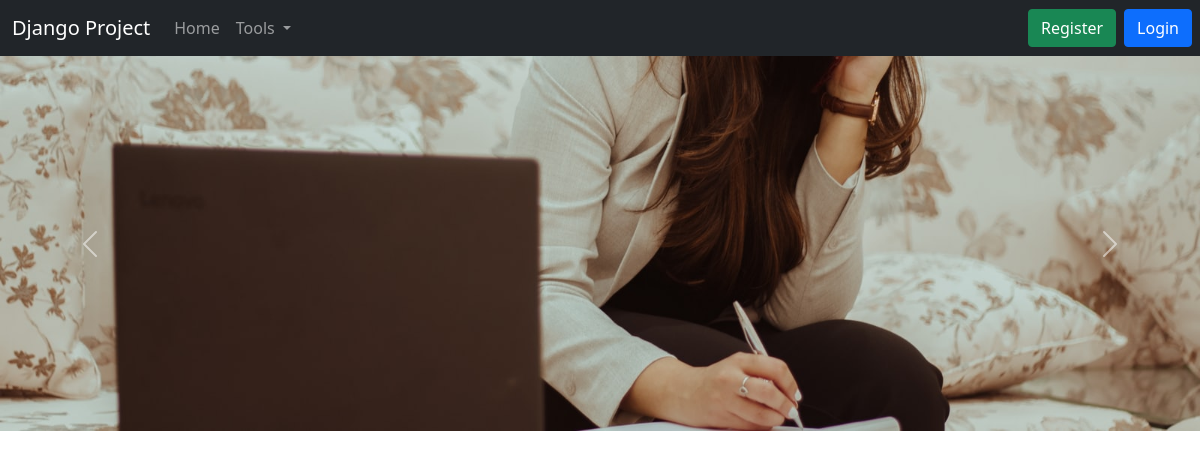
Before: / with the older database file.
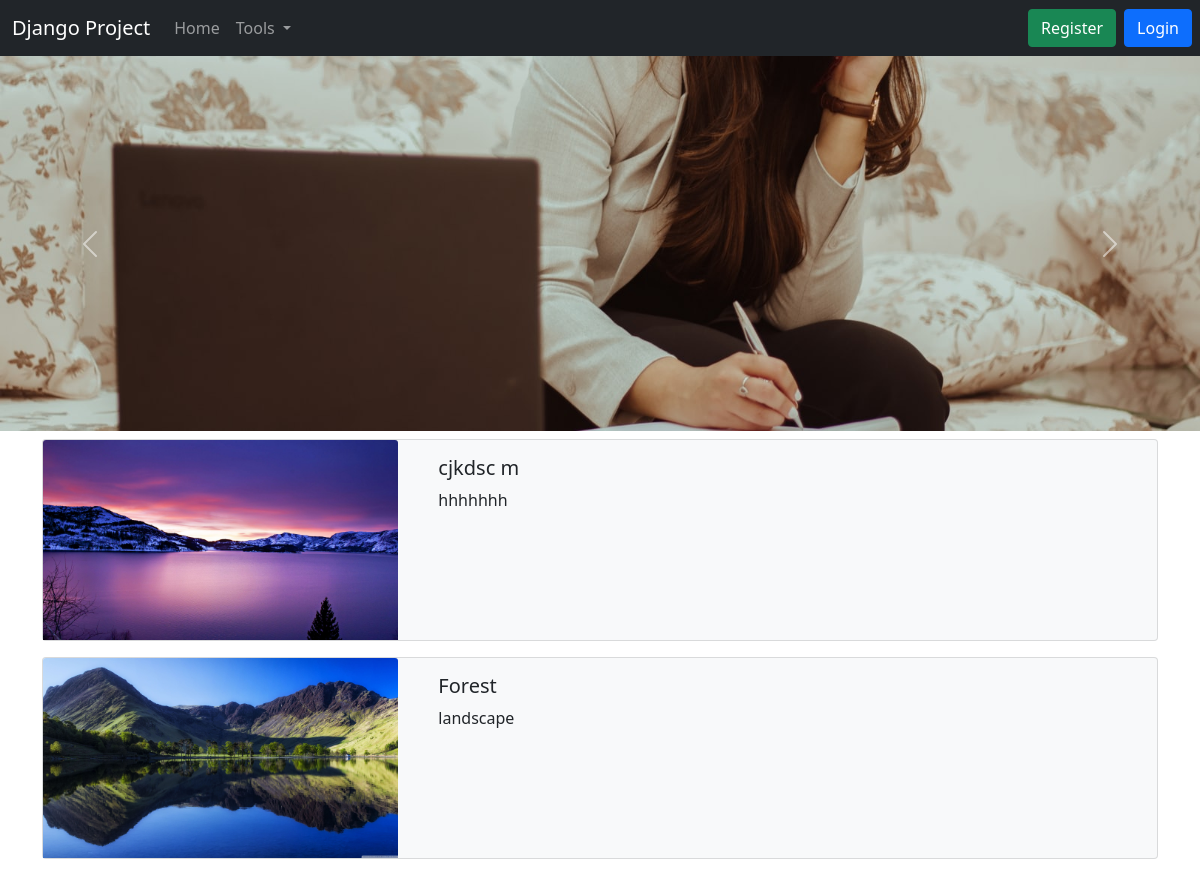
After: the same page with the newer database file.
### home/models.py (models this page shows)
class BlogModel(models.Model):
    title= models.CharField(max_length=1000)
    content= models.TextField()
    user=models.ForeignKey(User, blank=True, null=True, on_delete=models.CASCADE)
    image= models.ImageField(upload_to='blog')

### home/views.py (the view)
# urls.py: path('', views.index, name="index"),
def index(request):
    context= {'blogs':BlogModel.objects.all()}
    return render(request, 'index.html',context)

### templates/index.html (shortened to what this page needs)
{% extends 'base.html' %}
{% block body %}
<div class="container-fluid my-0 px-0">
<div id="carouselExampleFade" class="carousel slide carousel-fade" data-bs-ride="carousel">
  <div class="carousel-inner">
    <div class="carousel-item active">
      <img src="/static/images/3.jpg
" class="d-block w-100" alt="...">
    </div>
  </div>
  <button class="carousel-control-prev" type="button" data-bs-target="#carouselExampleFade" data-bs-slide="prev">
    <span class="carousel-control-prev-icon" aria-hidden="true"></span>
  </button>
  <button class="carousel-control-next" type="button" data-bs-target="#carouselExampleFade" data-bs-slide="next">
    <span class="carousel-control-next-icon" aria-hidden="true"></span>
  </button>
</div></div>
{%for blog in blogs%}
<div class="container my-2">
<div class="card mb-3 bg-light" style="style="width: 18rem;">
  <div class="row">
    <div class="col-lg-4 ">
      <img  class="img-fluid card-img-top" src="/media/{{blog.image}}" alt="...">
    </div>
    <div class="col-lg-8 ">
      <div class="card-body">
        <h5 class="card-title">{{blog.title}}</h5>
        <p class="card-text">{{blog.content}}</p>
      </div>
    </div>
  </div>
</div></div>
{% endfor %}
  </div>{% endblock body %}

### templates/base.html (shortened to what this page needs)
 <!DOCTYPE html>
<html lang="en">
<head>
      <link href="https://cdn.jsdelivr.net/npm/bootstrap@5.0.0-beta3/dist/css/bootstrap.min.css" rel="stylesheet">
</head>
<body>
<nav class="navbar navbar-expand-lg navbar-dark bg-dark">
  <div class="container-fluid">
    <a class="navbar-brand" href="#">Django Project</a>
    <div class="collapse navbar-collapse" id="navbarSupportedContent">
      <ul class="navbar-nav me-auto mb-2 mb-lg-0">
        <li class="nav-item">
          <a class="nav-link" aria-current="page" href="{% url 'index'%}">Home</a>
        </li>
        <li class="nav-item dropdown">
          <a class="nav-link dropdown-toggle" href="#" id="navbarDropdown" role="button" data-bs-toggle="dropdown" aria-expanded="false">
            Tools
          </a>
        </li>
      </ul>
    </div>
  </div>
  {%if user.is_authenticated%}
 <span class="badge rounded-pill bg-success  even-larger-badge me-3 " style="font-size: 1em">{{user.username}}</span>
  <a class="btn btn-warning" href="{% url 'logout'%}" role="button">Logout</a>
  {%else%}
  <a class="btn btn-success me-2" href="{% url 'register_page'%}" role="button">Register</a>
  <a class="btn btn-primary me-2" href="{% url 'login'%}" role="button">Login</a>
  {% endif%}
</nav>
   {% block body %}{% endblock body %}
</body>
</html>

Changed rows visible on the page:
added BlogModel: image (picture), title "cjkdsc m", content "hhhhhhh"
added BlogModel: image (picture), title "Forest", content "landscape"
